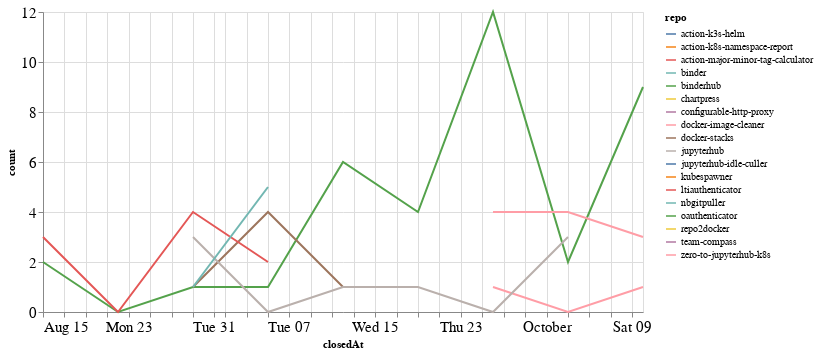

Source (notebook cell):
### Code cell
closed_by_time = closed_by.groupby('repo').resample('W', on='closedAt').count()['author'].reset_index()
closed_by_time = closed_by_time.rename(columns={'author': 'count'})

alt.Chart(closed_by_time, width=600).mark_line().encode(
    x='closedAt',
    y='count',
    color='repo',
    tooltip="repo"
)

### Figure 1 — Vega-Lite specification as saved in the notebook (floating-point values rounded to 4 significant figures)
{"config": {"axisLeft": {"labelFontSize": 15}, "axisBottom": {"labelFontSize": 15}}, "data": {"name": "data-89d35438c8e72196c2f4f8f90f47fb17"}, "mark": "line", "encoding": {"color": {"type": "nominal", "field": "repo"}, "tooltip": {"type": "nominal", "field": "repo"}, "x": {"type": "temporal", "field": "closedAt"}, "y": {"type": "quantitative", "field": "count"}}, "width": 600, "$schema": "https://vega.github.io/schema/vega-lite/v4.8.1.json", "datasets": {"data-89d35438c8e72196c2f4f8f90f47fb17": [{"repo": "action-k3s-helm", "closedAt": "2021-10-10T00:00:00", "count": 2}, {"repo": "action-k8s-namespace-report", "closedAt": "2021-09-26T00:00:00", "count": 1}, {"repo": "action-major-minor-tag-calculator", "closedAt": "2021-09-26T00:00:00", "count": 1}, {"repo": "binder", "closedAt": "2021-10-03T00:00:00", "count": 1}, {"repo": "binderhub", "closedAt": "2021-08-15T00:00:00", "count": 2}, {"repo": "binderhub", "closedAt": "2021-08-22T00:00:00", "count": 0}, {"repo": "binderhub", "closedAt": "2021-08-29T00:00:00", "count": 1}, {"repo": "binderhub", "closedAt": "2021-09-05T00:00:00", "count": 1}, {"repo": "binderhub", "closedAt": "2021-09-12T00:00:00", "count": 6}, {"repo": "binderhub", "closedAt": "2021-09-19T00:00:00", "count": 4}, {"repo": "binderhub", "closedAt": "2021-09-26T00:00:00", "count": 12}, {"repo": "binderhub", "closedAt": "2021-10-03T00:00:00", "count": 2}, {"repo": "binderhub", "closedAt": "2021-10-10T00:00:00", "count": 9}, {"repo": "chartpress", "closedAt": "2021-09-05T00:00:00", "count": 1}, {"repo": "configurable-http-proxy", "closedAt": "2021-09-19T00:00:00", "count": 1}, {"repo": "docker-image-cleaner", "closedAt": "2021-09-26T00:00:00", "count": 1}, {"repo": "docker-image-cleaner", "closedAt": "2021-10-03T00:00:00", "count": 0}, {"repo": "docker-image-cleaner", "closedAt": "2021-10-10T00:00:00", "count": 1}, {"repo": "docker-stacks", "closedAt": "2021-08-29T00:00:00", "count": 1}, {"repo": "docker-stacks", "closedAt": "2021-09-05T00:00:00", "count": 4}, {"repo": "docker-stacks", "closedAt": "2021-09-12T00:00:00", "count": 1}, {"repo": "jupyterhub", "closedAt": "2021-08-29T00:00:00", "count": 3}, {"repo": "jupyterhub", "closedAt": "2021-09-05T00:00:00", "count": 0}, {"repo": "jupyterhub", "closedAt": "2021-09-12T00:00:00", "count": 1}, {"repo": "jupyterhub", "closedAt": "2021-09-19T00:00:00", "count": 1}, {"repo": "jupyterhub", "closedAt": "2021-09-26T00:00:00", "count": 0}, {"repo": "jupyterhub", "closedAt": "2021-10-03T00:00:00", "count": 3}, {"repo": "jupyterhub-idle-culler", "closedAt": "2021-09-19T00:00:00", "count": 2}, {"repo": "kubespawner", "closedAt": "2021-10-10T00:00:00", "count": 1}, {"repo": "ltiauthenticator", "closedAt": "2021-08-15T00:00:00", "count": 3}, {"repo": "ltiauthenticator", "closedAt": "2021-08-22T00:00:00", "count": 0}, {"repo": "ltiauthenticator", "closedAt": "2021-08-29T00:00:00", "count": 4}, {"repo": "ltiauthenticator", "closedAt": "2021-09-05T00:00:00", "count": 2}, {"repo": "nbgitpuller", "closedAt": "2021-08-29T00:00:00", "count": 1}, {"repo": "nbgitpuller", "closedAt": "2021-09-05T00:00:00", "count": 5}, {"repo": "oauthenticator", "closedAt": "2021-09-19T00:00:00", "count": 1}, {"repo": "repo2docker", "closedAt": "2021-08-29T00:00:00", "count": 2}, {"repo": "team-compass", "closedAt": "2021-10-03T00:00:00", "count": 1}, {"repo": "zero-to-jupyterhub-k8s", "closedAt": "2021-09-26T00:00:00", "count": 4}, {"repo": "zero-to-jupyterhub-k8s", "closedAt": "2021-10-03T00:00:00", "count": 4}, {"repo": "zero-to-jupyterhub-k8s", "closedAt": "2021-10-10T00:00:00", "count": 3}]}}
